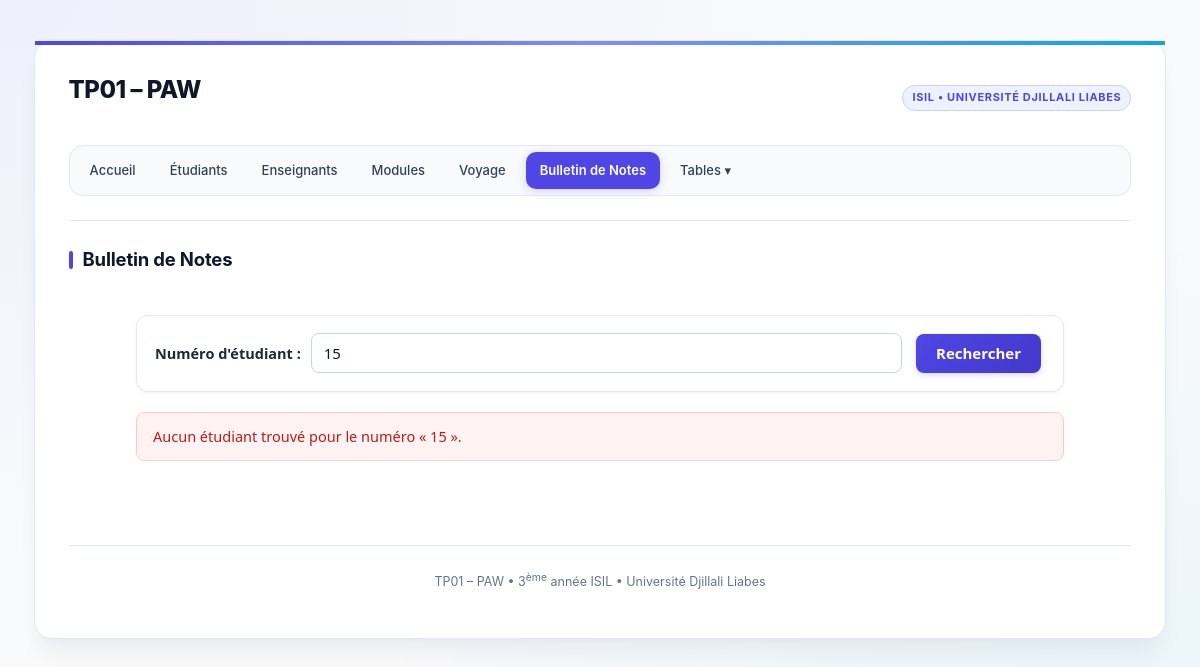
The app's page /bulletin/afficher_bulletin.php?numero=15, older data.
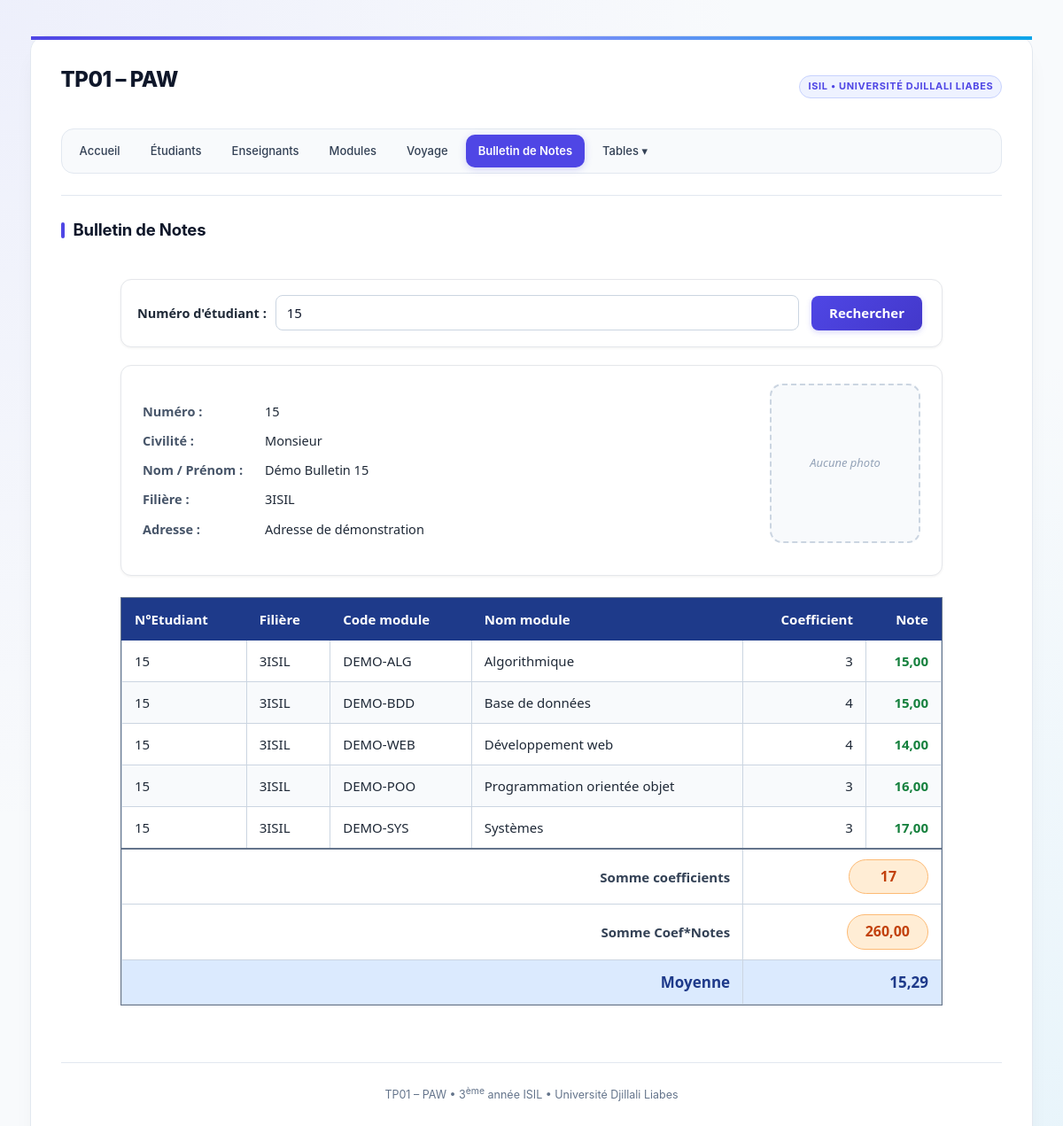
The same page, newer data.
### tables this page shows
CREATE TABLE IF NOT EXISTS personne (
  id               INT AUTO_INCREMENT PRIMARY KEY,
  numero           VARCHAR(10)  NOT NULL,
  civilite         VARCHAR(15)  NOT NULL,
  nom_prenom       VARCHAR(80)  NOT NULL,
  adresse          VARCHAR(150) NOT NULL,
  code_postal      VARCHAR(10)  NOT NULL,
  localite         VARCHAR(60)  NOT NULL,
  pays             VARCHAR(40)  NOT NULL,
  plateformes      VARCHAR(100) DEFAULT '',
  applications     VARCHAR(255) DEFAULT '',
  transport        VARCHAR(20)  NOT NULL DEFAULT '',
  sport            VARCHAR(40)  NOT NULL DEFAULT '',
  activites        VARCHAR(100) NOT NULL DEFAULT '',
  modules          VARCHAR(100) NOT NULL DEFAULT '',
  groupe_sanguin   VARCHAR(10)  NOT NULL DEFAULT '',
  modele_voiture   VARCHAR(150) NOT NULL DEFAULT '',
  filiere          VARCHAR(30)  NOT NULL DEFAULT '',
  nationalite_code VARCHAR(3)   NOT NULL,
  photo            VARCHAR(100) DEFAULT NULL,
   
  CONSTRAINT fk_personne_nationalite
    FOREIGN KEY (nationalite_code) REFERENCES nationalite(code)
    ON UPDATE CASCADE ON DELETE RESTRICT
);

CREATE TABLE IF NOT EXISTS note (
  id          INT AUTO_INCREMENT PRIMARY KEY,
  etudiant_id INT NOT NULL,
  module_id   INT NOT NULL,
  note        DECIMAL(4, 2) NOT NULL,
  date_saisie TIMESTAMP DEFAULT CURRENT_TIMESTAMP ON UPDATE CURRENT_TIMESTAMP,
  CONSTRAINT fk_note_etudiant
    FOREIGN KEY (etudiant_id) REFERENCES personne(id)
    ON UPDATE CASCADE ON DELETE CASCADE,
  CONSTRAINT fk_note_module
    FOREIGN KEY (module_id) REFERENCES module(id)
    ON UPDATE CASCADE ON DELETE RESTRICT,
  CONSTRAINT uk_etudiant_module UNIQUE (etudiant_id, module_id)
);

CREATE TABLE IF NOT EXISTS module (
  id             INT AUTO_INCREMENT PRIMARY KEY,
  code_module    VARCHAR(20)  NOT NULL,
  designation    VARCHAR(100) NOT NULL,
  coefficient    INT          NOT NULL DEFAULT 1,
  volume_horaire INT          NOT NULL DEFAULT 0,
  filiere        VARCHAR(50)  NOT NULL
);

### includes/fonctions.php (called while the page is built, shortened)
<?php
function h($texte): string
{
    return htmlspecialchars((string)$texte, ENT_QUOTES, 'UTF-8');
}

### bulletin/afficher_bulletin.php (the view, shortened to what the changed rows need)
<?php
require_once __DIR__ . '/../config/database.php';
require_once __DIR__ . '/../includes/fonctions.php';
$numero = trim((string)($_GET['numero'] ?? ''));
$etudiant = null;
$notes = [];
$erreur = null;
$totalCoefficients = 0;
$totalPoints = 0.0;
if ($numero !== '') {
    $stmt = $pdo->prepare('
        SELECT id, numero, civilite, nom_prenom, filiere, adresse, photo
        FROM personne
        WHERE numero = :numero
        LIMIT 1
    ');
    $stmt->execute([':numero' => $numero]);
    $etudiant = $stmt->fetch() ?: null;
    if (!$etudiant) {
        $erreur = "Aucun étudiant trouvé pour le numéro « {$numero} ».";
    } else {
        $stmt = $pdo->prepare('
            SELECT m.code_module, m.designation, m.coefficient, n.note
            FROM note n
            JOIN module m ON m.id = n.module_id
            WHERE n.etudiant_id = :etudiant_id
            ORDER BY m.designation ASC
        ');
        $stmt->execute([':etudiant_id' => $etudiant['id']]);
        $notes = $stmt->fetchAll();
        foreach ($notes as $note) {
            $coefficient = (int)$note['coefficient'];
            $totalCoefficients += $coefficient;
            $totalPoints += (float)$note['note'] * $coefficient;
        }
    }
}
$moyenne = $totalCoefficients > 0 ? $totalPoints / $totalCoefficients : 0;
require __DIR__ . '/../includes/header.php';
?>
<div class="bl-page">
    <form method="get" action="afficher_bulletin.php" class="bl-search">
        <label for="numero-etudiant">Numéro d'étudiant :</label>
        <input type="text" name="numero" id="numero-etudiant" value="<?= h($numero) ?>" placeholder="ex: 15" required>
        <button type="submit">Rechercher</button>
    </form>
    <?php if ($erreur): ?>
        <p class="bl-error"><?= h($erreur) ?></p>
    <?php elseif ($etudiant): ?>
        <div class="bl-card">
            <section class="bl-info" aria-label="Informations de l'étudiant">
                <div class="bl-row"><strong>Numéro :</strong> <span><?= h($etudiant['numero']) ?></span></div>
                <div class="bl-row"><strong>Civilité :</strong> <span><?= h($etudiant['civilite'] ?: '—') ?></span></div>
                <div class="bl-row"><strong>Nom / Prénom :</strong> <span><?= h($etudiant['nom_prenom']) ?></span></div>
                <div class="bl-row"><strong>Filière :</strong> <span><?= h($etudiant['filiere']) ?></span></div>
                <div class="bl-row"><strong>Adresse :</strong> <span><?= h($etudiant['adresse']) ?></span></div>
            </section>
            <div id="cadre-photo" class="bl-photo">
                <?php if (!empty($etudiant['photo']) && file_exists(__DIR__ . '/../uploads/' . $etudiant['photo'])): ?>
                    <img src="../uploads/<?= h($etudiant['photo']) ?>" alt="Photo de <?= h($etudiant['nom_prenom']) ?>">
                <?php else: ?>
                    <em>Aucune photo</em>
                <?php endif; ?>
            </div>
        </div>
        <?php if (!$notes): ?>
            <p class="bl-error">Aucune note n'est enregistrée pour cet étudiant.</p>
        <?php else: ?>
            <div class="bl-table-wrap">
                <table class="bl-table">
                    <thead>
                        <tr>
                            <th>N°Etudiant</th>
                            <th>Filière</th>
                            <th>Code module</th>
                            <th>Nom module</th>
                            <th class="num">Coefficient</th>
                            <th class="num">Note</th>
                        </tr>
                    </thead>
                    <tbody>
                        <?php foreach ($notes as $note): ?>
                            <tr>
                                <td><?= h($etudiant['numero']) ?></td>
                                <td><?= h($etudiant['filiere']) ?></td>
                                <td><?= h($note['code_module']) ?></td>
                                <td><?= h($note['designation']) ?></td>
                                <td class="num"><?= h($note['coefficient']) ?></td>
                                <td class="num <?= (float)$note['note'] >= 10 ? 'bl-ok' : 'bl-fail' ?>">
                                    <?= number_format((float)$note['note'], 2, ',', ' ') ?>
                                </td>
                            </tr>
                        <?php endforeach; ?>
                    </tbody>
                    <tfoot>
                        <tr>
                            <th colspan="4">Somme coefficients</th>
                            <td colspan="2">
                                <span class="bl-bubble"><?= $totalCoefficients ?></span>
                            </td>
                        </tr>
                        <tr>
                            <th colspan="4">Somme Coef*Notes</th>
                            <td colspan="2">
                                <span class="bl-bubble"><?= number_format($totalPoints, 2, ',', ' ') ?></span>
                            </td>
                        </tr>
                        <tr class="bl-moyenne">
                            <th colspan="4">Moyenne</th>
                            <td colspan="2"><?= number_format($moyenne, 2, ',', ' ') ?></td>
                        </tr>
                    </tfoot>
                </table>
            </div>
        <?php endif; ?>
    <?php endif; ?>
</div>
<?php require __DIR__ . '/../includes/footer.php'; ?>

Row changes from the older to the newer data that the page shows:
added personne: numero "15", civilite "Monsieur", nom_prenom "Démo Bulletin 15", filiere "3ISIL", adresse "Adresse de démonstration"
added note: etudiant.numero "15", etudiant.filiere "3ISIL", module.code_module "DEMO-ALG", module.designation "Algorithmique", module.coefficient "3", note "15,00"
added note: etudiant.numero "15", etudiant.filiere "3ISIL", module.code_module "DEMO-BDD", module.designation "Base de données", module.coefficient "4", note "15,00"
added note: etudiant.numero "15", etudiant.filiere "3ISIL", module.code_module "DEMO-WEB", module.designation "Développement web", module.coefficient "4", note "14,00"
added note: etudiant.numero "15", etudiant.filiere "3ISIL", module.code_module "DEMO-POO", module.designation "Programmation orientée objet", module.coefficient "3", note "16,00"
added note: etudiant.numero "15", etudiant.filiere "3ISIL", module.code_module "DEMO-SYS", module.designation "Systèmes", module.coefficient "3", note "17,00"
Text that changed along with them:
$totalCoefficients: (not shown) → "17"
$totalPoints: (not shown) → "260,00"
$moyenne: (not shown) → "15,29"
$erreur: "Aucun étudiant trouvé pour le numéro « 15 »." → (not shown)
text now shown: "Numéro : Civilité : Nom / Prénom : Filière : Adresse : Aucune photo N°Etudiant Filière Code module Nom module Coefficient Note Somme coefficients Somme Coef*Notes Moyenne"
